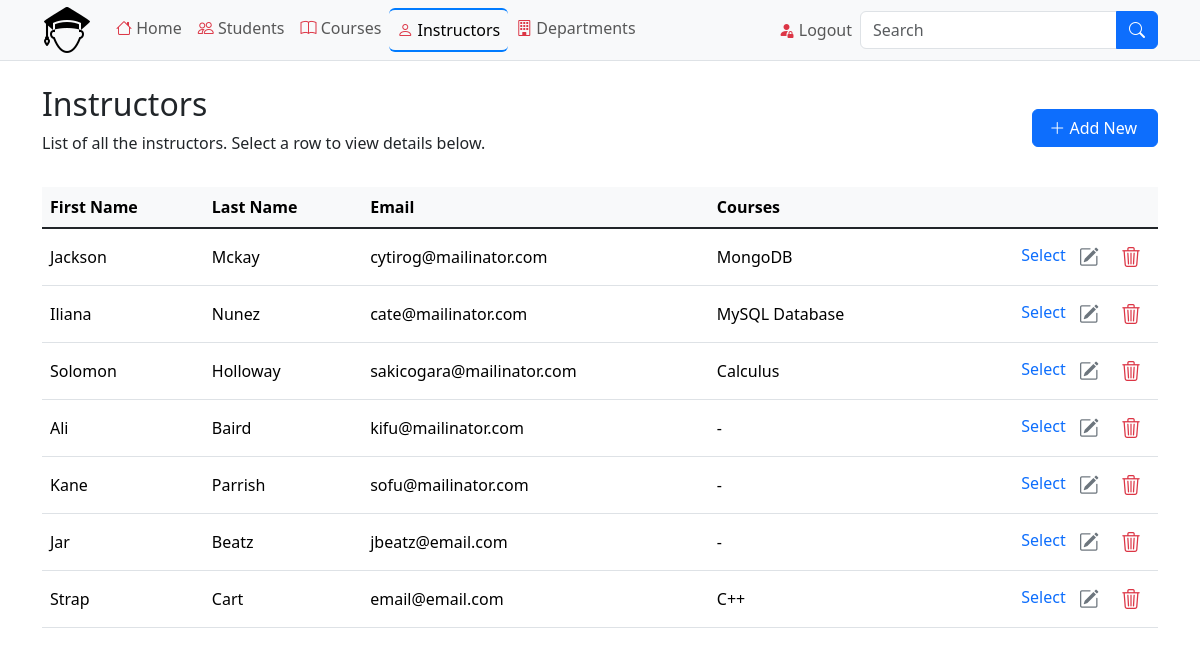
Screenshot of /instructors.php (signed in) with the database file from the repository.
### tables this page shows
CREATE TABLE `instructors` (
  `instructor_id` int(11) NOT NULL,
  `first_name` varchar(50) DEFAULT NULL,
  `last_name` varchar(50) DEFAULT NULL,
  `email` varchar(100) DEFAULT NULL,
  `created_at` timestamp NOT NULL DEFAULT current_timestamp(),
  `updated_at` timestamp NOT NULL DEFAULT current_timestamp() ON UPDATE current_timestamp()
);

### classes/Db.php (called while the page is built, shortened)
<?php
class DB
{
    private $hostName = 'localhost';
    private $dbUser = 'root';
    private $dbPass = '';
    private $dbName = 'student_management_system';
    private $options = [];
    protected $conn;
    public function __construct()
    {
        if (!isset($this->conn)) {
            try {
                $this->conn = new PDO("mysql:host=" . $this->hostName . "; dbname=" . $this->dbName, $this->dbUser, $this->dbPass, $this->options);
            } catch (PDOException $e) {
                die($e->getMessage());
            }
        }
        return $this->conn;
    }
}

### classes/Instructor.php (called while the page is built, shortened)
<?php
include_once 'Db.php';
class Instructor extends DB
{
    public function getInstructors()
    {
        try {
            $stmt = $this->conn->prepare(
                "SELECT i.instructor_id, i.first_name, i.last_name, i.email,
                    GROUP_CONCAT(c.course_name SEPARATOR ', ') AS courses_taught
                FROM instructors i
                LEFT JOIN courses c ON i.instructor_id = c.instructor_id
                GROUP BY i.instructor_id, i.first_name, i.last_name, i.email
                ORDER BY i.instructor_id DESC"
            );
            $stmt->execute();
            return $stmt->fetchAll(PDO::FETCH_ASSOC);
        } catch (PDOException $e) {
            $this->output = $e->getMessage();
            return $this->output;
        }
    }
}

### instructors.php (the view, shortened to what this page needs)
<?php
include_once './classes/Instructor.php';
$instructors = new Instructor();
?>
<?php include './includes/header.php'; ?>
<div class="container pb-5 mb-5">
    <div class="row">
        <div class="col-12">
            <div class="d-flex align-items-center justify-content-between mt-4 mb-3">
                <div>
                    <h2>Instructors</h2>
                    <p>
                        List of all the instructors.
                        Select a row to view details below.
                    </p>
                </div>
                <div>
                    <a href="add-instructor.php" class="btn btn-primary custom">
                        <i class="bi bi-plus-lg"></i> Add New
                    </a>
                </div>
            </div>
            <div class="table-responsive">
                <table class="table table-hover">
                    <thead>
                        <tr class="table-light">
                            <th scope="col">First Name</th>
                            <th scope="col">Last Name</th>
                            <th scope="col">Email</th>
                            <th scope="col">Courses</th>
                            <th scope="col"></th>
                        </tr>
                    </thead>
                    <tbody class="table-group-divider">
                        <?php if (!empty($instructors->getInstructors())) : ?>
                            <?php foreach ($instructors->getInstructors() as $instructor) : ?>
                                <?php
                                $selectedRow = "";
                                ?>
                                <tr class="<?= $selectedRow ?>">
                                    <td class="align-middle"><?= $instructor['first_name'] ?></td>
                                    <td class="align-middle"><?= $instructor['last_name'] ?></td>
                                    <td class="align-middle"><?= $instructor['email'] ?></td>
                                    <td class="align-middle">
                                        <?= !empty($instructor['courses_taught']) ? $instructor['courses_taught'] : '-' ?>
                                    </td>
                                    <td class="text-end align-middle text-nowrap">
                                        <a href="?instructorId=<?= $instructor['instructor_id'] ?>" title="View Instructor Details" class="text-decoration-none">
                                            <?= isset($_GET['instructorId']) && $_GET['instructorId'] == $instructor['instructor_id'] ? 'Selected' : 'Select'; ?>
                                        </a>
                                        <a href="update-instructor.php?instructorId=<?= $instructor['instructor_id'] ?>" title="Edit Instructor" class="btn btn-transparent btn-sm text-secondary">
                                            <i class="bi bi-pencil-square fs-5"></i>
                                        </a>
                                        <a href="delete-instructor.php?instructorId=<?= $instructor['instructor_id'] ?>" title="Delete Instructor" class="btn btn-transparent btn-sm text-danger">
                                            <i class="bi bi-trash3 fs-5"></i>
                                        </a>
                                    </td>
                                </tr>
                            <?php endforeach; ?>
                        <?php else : ?>
                            <tr>
                                <td colspan="9" class="text-center">There are no instructors in the database.</td>
                            </tr>
                        <?php endif; ?>
                    </tbody>
                </table>
            </div>
        </div>
    </div>
</div>
<?php include './includes/footer.php'; ?>

### assets/css/styles.css (style rules this page uses)
html, body { height: 100%; }
.btn.custom { padding-left: 1rem !important; padding-right: 1.25rem !important; }

### rows the page displays
instructors: first_name "Jackson", last_name "Mckay", email "cytirog@mailinator.com", courses_taught "MongoDB"
instructors: first_name "Iliana", last_name "Nunez", email "cate@mailinator.com", courses_taught "MySQL Database"
instructors: first_name "Solomon", last_name "Holloway", email "sakicogara@mailinator.com", courses_taught "Calculus"
instructors: first_name "Ali", last_name "Baird", email "kifu@mailinator.com"
instructors: first_name "Kane", last_name "Parrish", email "sofu@mailinator.com"
instructors: first_name "Jar", last_name "Beatz", email "jbeatz@email.com"
instructors: first_name "Strap", last_name "Cart", email "email@email.com", courses_taught "C++"
